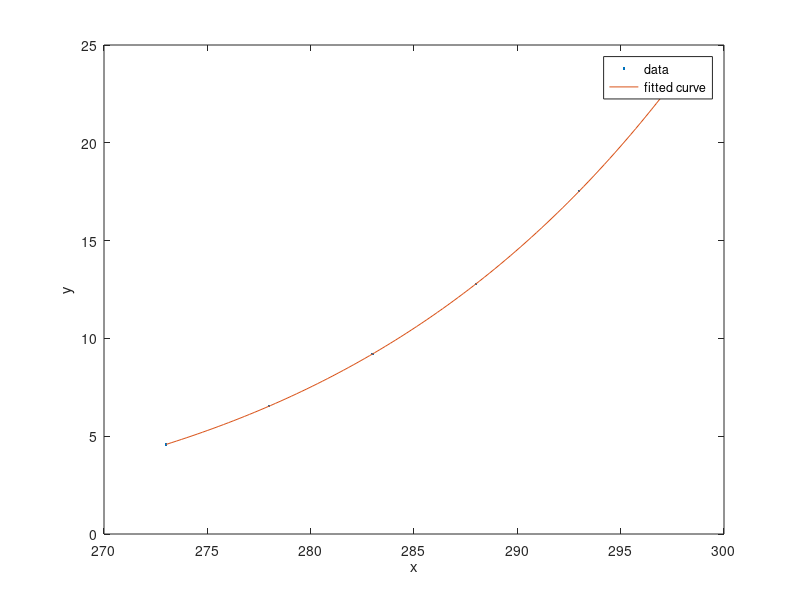

This chart was generated by the following MATLAB code:
T = [273; 278; 283; 288; 293; 298]; 
P = [4.579; 6.543; 9.209; 12.788; 17.535; 23.756];
coefficients = polyfit(1./T, log(P), 2);
f = @(x) exp(polyval(coefficients, 1./x));
T_range = linspace(min(T), max(T), 100);
P_fit = f(T_range);
plot(T, P, '.', T_range, P_fit)
xlabel('x')
ylabel('y')
legend('data', 'fitted curve')
T_285 = 284.9533;
T_300 = 299.7083;
P_285 = f(T_285);
P_300 = f(T_300);
fprintf('T_285 = \n   %.4f\n', P_285)
fprintf('T_300 = \n    %.4f', P_300)
